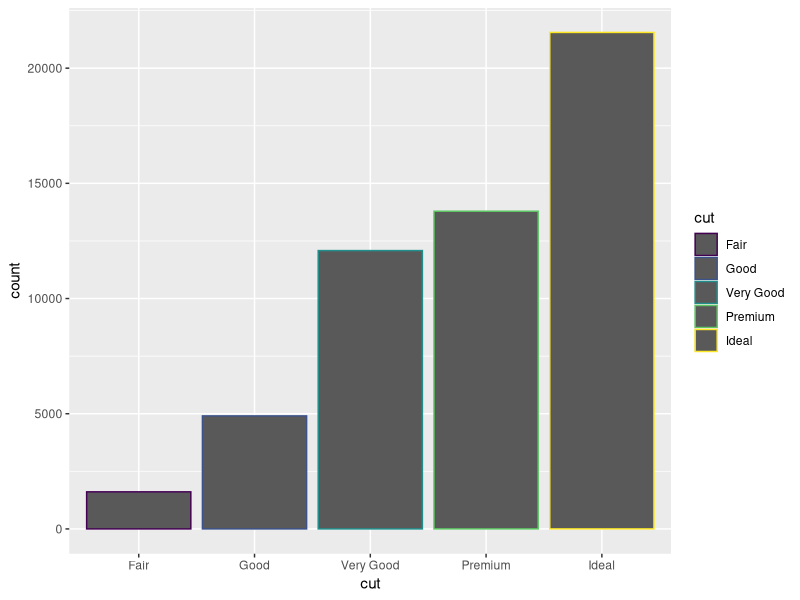
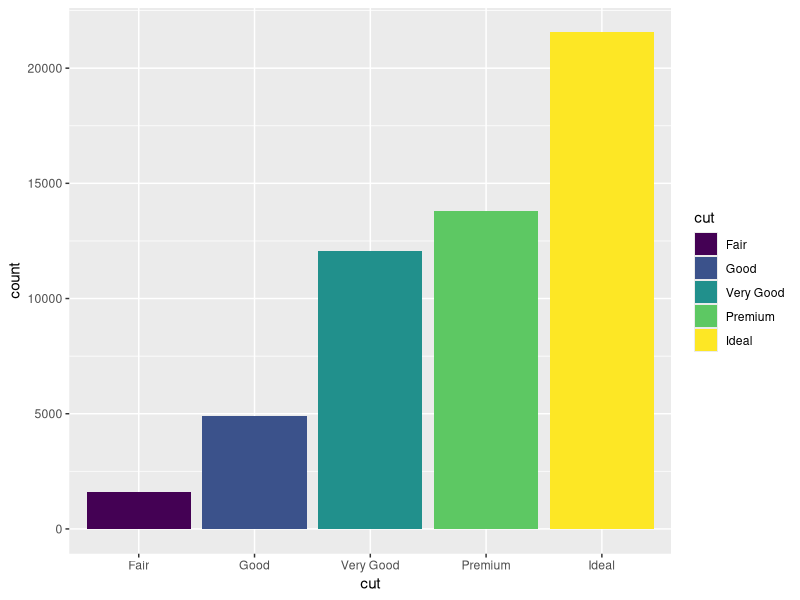
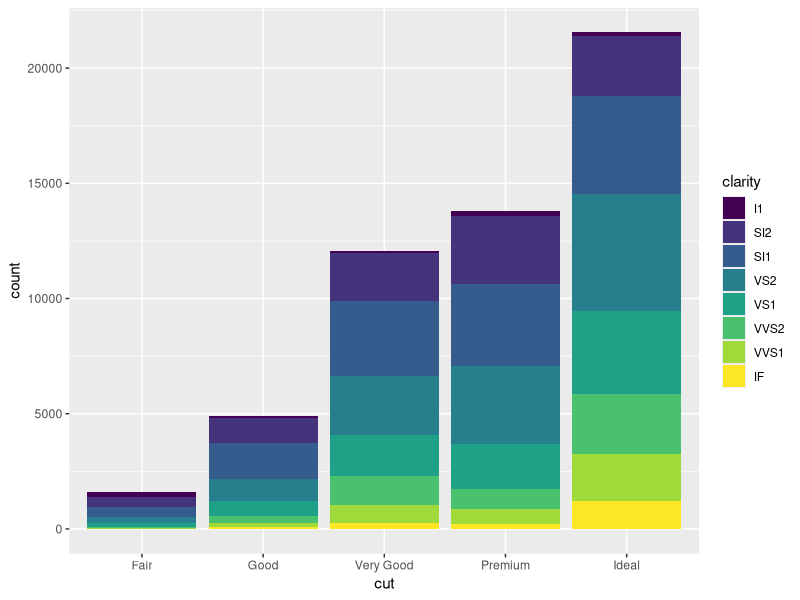
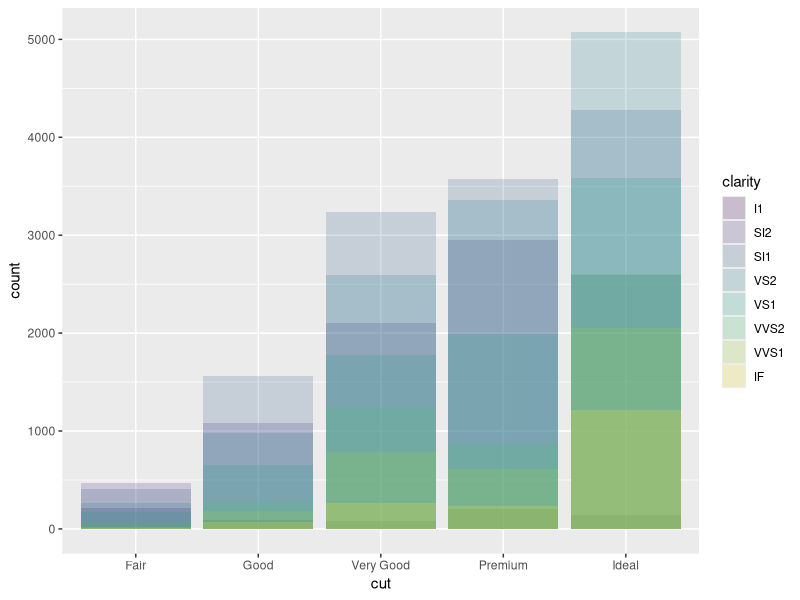
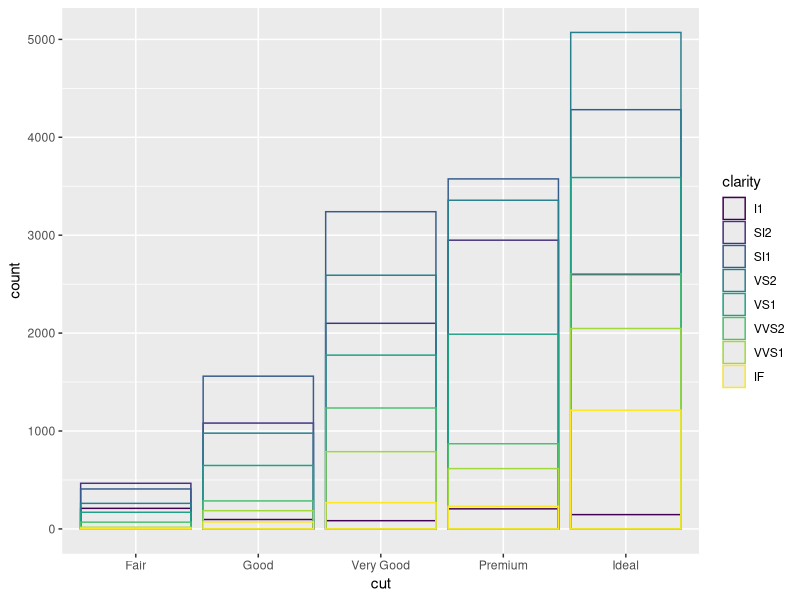
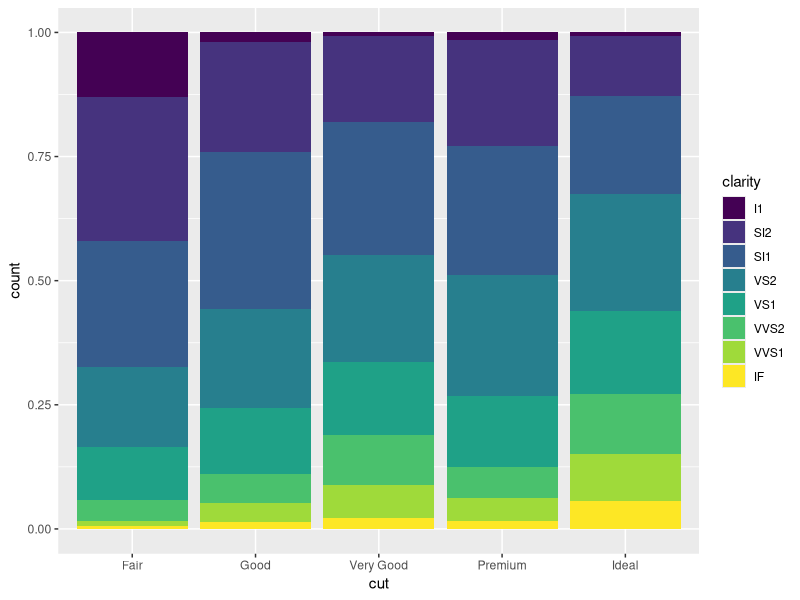
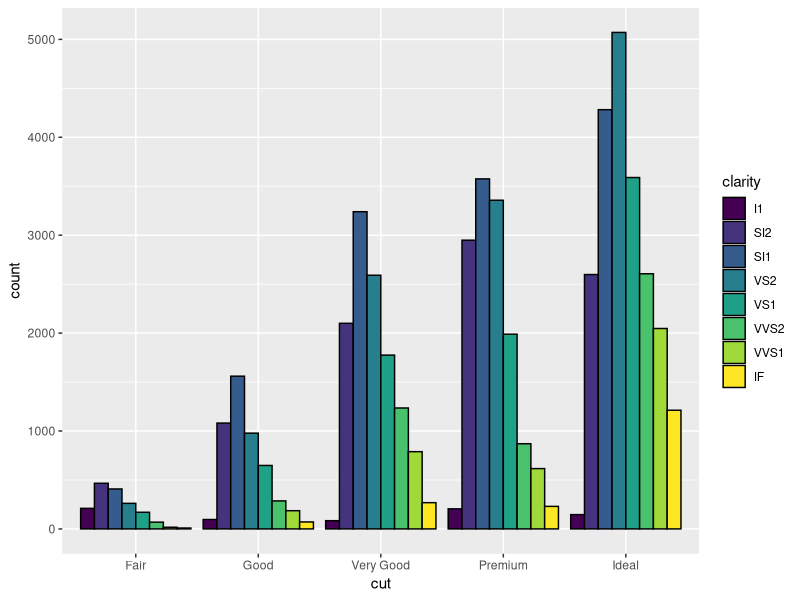
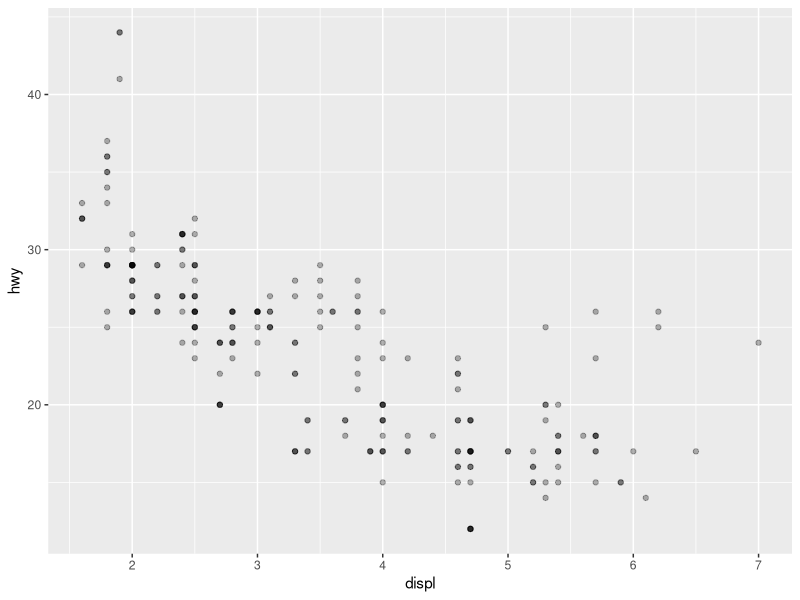

Reproduce these figures in R, in order. (Note: this script raises an error after producing the figures.)
## ---- chunk 1
library(tidyverse)

knitr::opts_chunk$set(fig.height = 3, fig.width = 6)

Sys.setlocale(locale = "Lithuanian")
## ---- chunk 2
ggplot(data = diamonds) + 
  geom_bar(mapping = aes(x = cut, color = cut))
## ---- chunk 3
ggplot(data = diamonds) + 
  geom_bar(mapping = aes(x = cut, fill = cut))
## ---- chunk 4
ggplot(data = diamonds) + 
  geom_bar(mapping = aes(x = cut, fill = clarity))
## ---- chunk 5
ggplot(data = diamonds, mapping = aes(x = cut, fill = clarity)) + 
  geom_bar(alpha = 1/5, position = "identity")
## ---- chunk 6
ggplot(data = diamonds, mapping = aes(x = cut, colour = clarity)) + 
  geom_bar(fill = NA, position = "identity")
## ---- chunk 7
ggplot(data = diamonds) + 
  geom_bar(mapping = aes(x = cut, fill = clarity), position = "fill")
## ---- chunk 8
ggplot(data = diamonds) + 
  geom_bar(mapping = aes(x = cut, fill = clarity), position = "dodge", color = "black")
## ---- chunk 9
ggplot(data = mpg) + 
  geom_point(mapping = aes(x = displ, y = hwy), alpha = 0.3)
## ---- chunk 10
ggplot(data = mpg) + 
  geom_point(mapping = aes(x = displ, y = hwy), position = "jitter")
## ---- chunk 11

ggplot(data = mpg) + 
  geom_jitter(mapping = aes(x = displ, y = hwy))
## ---- chunk 12
?position_dodge
## ---- chunk 13
?position_fill
## ---- chunk 14
?position_identity
## ---- chunk 15
?position_jitter
## ---- chunk 16
?position_stack
## ---- chunk 17
position_
## ---- chunk 18
ggplot(data = mpg, mapping = aes(x = cty, y = hwy)) + 
  geom_point(position = "jitter")
## ---- chunk 19
ggplot(data = mpg, mapping = aes(x = cty, y = hwy)) + 
  geom_count()
## ---- chunk 20
ggplot(mpg) + 
    geom_boxplot(aes(x = cty, y = hwy, group = cty), position = "dodge")
